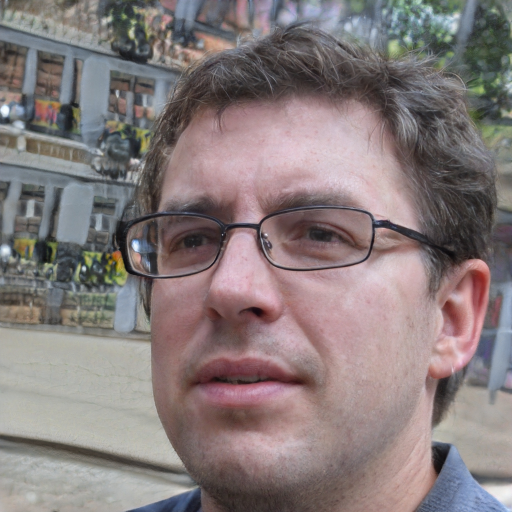
#> input picture Images/FakeFace2.jpg, 1024 x 1024 px (shown at 1/2 size); its folder holds 5 pictures in this run
$ python ScipyDelaunay.py
#> lines starting #> are read from the running program, lines starting #| are printed output that depends on the picture
### EdgeDetector.py
import matplotlib.pyplot as plt
from PIL import Image
import numpy as np
from scipy import signal
import os

# Code adapted from
# adeveloperdiary.com/data-science/computer-vision/applying-gaussian-smoothing-to-an-image-using-python-from-scratch/

def convolve(image, kernel, average=False, verbose=False):

    y = image

    image_row, image_col = y.shape
    kernel_row, kernel_col = kernel.shape

    output = np.zeros(y.shape)

    pad_height = int((kernel_row - 1) / 2)
    pad_width = int((kernel_col - 1) / 2)

    padded_image = np.zeros((image_row + (2 * pad_height), image_col + (2 * pad_width)))

    padded_image[pad_height:padded_image.shape[0] - pad_height, pad_width:padded_image.shape[1] - pad_width] = y

    for row in range(image_row):
        for col in range(image_col):
            output[row, col] = np.sum(kernel * padded_image[row:row + kernel_row, col:col + kernel_col])
            if average:
                output[row, col] /= kernel.shape[0] * kernel.shape[1]

    if verbose:
        plt.imshow(output, cmap='gray')
        plt.title("Output Image using {}X{} Kernel".format(kernel_row, kernel_col))
        plt.show()

    return output


def dnorm(x, mu, sd):
    return 1 / (np.sqrt(2 * np.pi) * sd) * np.e ** (-np.power((x - mu) / sd, 2) / 2)

def gaussian_kernel(size, sigma=1, verbose=False):
    kernel_1D = np.linspace(-(size // 2), size // 2, size)
    for i in range(size):
        kernel_1D[i] = dnorm(kernel_1D[i], 0, sigma)
    kernel_2D = np.outer(kernel_1D.T, kernel_1D.T)

    kernel_2D *= 1.0 / kernel_2D.max()

    return kernel_2D

def gaussian_blur(image, kernel_size, sigma=2, verbose=False, optimize=True):
    kernel = gaussian_kernel(kernel_size, sigma=sigma, verbose=verbose)
    if optimize:
        return signal.convolve2d(image, kernel)
    return convolve(image, kernel, average=True, verbose=verbose)

def gradient_magnitude_direction(image, verbose=False):
    # Using a scharr kernel
    scharr = np.array([
        [47, 162, 47],
        [0, 0, 0],
        [-47, -162, -47]
    ])

    x = convolve(image, scharr)
    y = convolve(image, scharr.T)

    magnitude = np.sqrt(np.square(x) + np.square(y))
    magnitude *= 255.0 / magnitude.max()

    direction = np.arctan2(x, y)
    direction = np.rad2deg(direction)
    direction += 180

    if verbose:
        plt.imshow(direction, cmap="gray")
        plt.show()

    return magnitude, direction

def non_max_suppression(gradient_magnitude, gradient_direction, verbose=False):
    image_row, image_col = gradient_magnitude.shape
    output = np.zeros(gradient_magnitude.shape)

    PI = 180

    for row in range(1, image_row - 1):
        for col in range(1, image_col - 1):
            direction = gradient_direction[row, col]

            if (0 <= direction < PI / 8) or (15 * PI / 8 <= direction <= 2 * PI):
                before_pixel = gradient_magnitude[row, col - 1]
                after_pixel = gradient_magnitude[row, col + 1]

            elif (PI / 8 <= direction < 3 * PI / 8) or (9 * PI / 8 <= direction < 11 * PI / 8):
                before_pixel = gradient_magnitude[row + 1, col - 1]
                after_pixel = gradient_magnitude[row - 1, col + 1]

            elif (3 * PI / 8 <= direction < 5 * PI / 8) or (11 * PI / 8 <= direction < 13 * PI / 8):
                before_pixel = gradient_magnitude[row - 1, col]
                after_pixel = gradient_magnitude[row + 1, col]

            else:
                before_pixel = gradient_magnitude[row - 1, col - 1]
                after_pixel = gradient_magnitude[row + 1, col + 1]

            if gradient_magnitude[row, col] >= before_pixel and gradient_magnitude[row, col] >= after_pixel:
                output[row, col] = gradient_magnitude[row, col]

    if verbose:
        plt.imshow(output, cmap='gray')
        plt.title("Non Max Suppression")
        plt.show()

    return output


def threshold(image, low, high, weak=100, verbose=False):
    output = np.zeros(image.shape)
    strong = 255

    strong_row, strong_col = np.where(image >= high)
    weak_row, weak_col = np.where((image <= high) & (image >= low))

    output[strong_row, strong_col] = strong
    output[weak_row, weak_col] = weak

    if verbose:
        plt.imshow(output, cmap='gray')
        plt.title("threshold")
        plt.show()

    return output


def hysteresis(image, weak=100, verbose=False):
    image_row, image_col = image.shape
    top_to_bottom = image.copy()

    for row in range(1, image_row):
        for col in range(1, image_col):
            if top_to_bottom[row, col] == weak:
                if top_to_bottom[row, col + 1] == 255 or top_to_bottom[row, col - 1] == 255 or top_to_bottom[
                    row - 1, col] == 255 or top_to_bottom[
                    row + 1, col] == 255 or top_to_bottom[
                    row - 1, col - 1] == 255 or top_to_bottom[row + 1, col - 1] == 255 or top_to_bottom[
                    row - 1, col + 1] == 255 or top_to_bottom[
                    row + 1, col + 1] == 255:
                    top_to_bottom[row, col] = 255
                else:
                    top_to_bottom[row, col] = 0

    bottom_to_top = image.copy()

    for row in range(image_row - 1, 0, -1):
        for col in range(image_col - 1, 0, -1):
            if bottom_to_top[row, col] == weak:
                if bottom_to_top[row, col + 1] == 255 or bottom_to_top[row, col - 1] == 255 or bottom_to_top[
                    row - 1, col] == 255 or bottom_to_top[
                    row + 1, col] == 255 or bottom_to_top[
                    row - 1, col - 1] == 255 or bottom_to_top[row + 1, col - 1] == 255 or bottom_to_top[
                    row - 1, col + 1] == 255 or bottom_to_top[
                    row + 1, col + 1] == 255:
                    bottom_to_top[row, col] = 255
                else:
                    bottom_to_top[row, col] = 0

    right_to_left = image.copy()

    for row in range(1, image_row):
        for col in range(image_col - 1, 0, -1):
            if right_to_left[row, col] == weak:
                if right_to_left[row, col + 1] == 255 or right_to_left[row, col - 1] == 255 or right_to_left[
                    row - 1, col] == 255 or right_to_left[
                    row + 1, col] == 255 or right_to_left[
                    row - 1, col - 1] == 255 or right_to_left[row + 1, col - 1] == 255 or right_to_left[
                    row - 1, col + 1] == 255 or right_to_left[
                    row + 1, col + 1] == 255:
                    right_to_left[row, col] = 255
                else:
                    right_to_left[row, col] = 0

    left_to_right = image.copy()

    for row in range(image_row - 1, 0, -1):
        for col in range(1, image_col):
            if left_to_right[row, col] == weak:
                if left_to_right[row, col + 1] == 255 or left_to_right[row, col - 1] == 255 or left_to_right[
                    row - 1, col] == 255 or left_to_right[
                    row + 1, col] == 255 or left_to_right[
                    row - 1, col - 1] == 255 or left_to_right[row + 1, col - 1] == 255 or left_to_right[
                    row - 1, col + 1] == 255 or left_to_right[
                    row + 1, col + 1] == 255:
                    left_to_right[row, col] = 255
                else:
                    left_to_right[row, col] = 0

    final_image = top_to_bottom + bottom_to_top + right_to_left + left_to_right

    final_image[final_image > 255] = 255

    if verbose:
        plt.imshow(final_image, cmap='gray')
        plt.title("Hysteresis")
        plt.show()

    return final_image

def canny(imagestr, verbose=False, megaVerbose=False,
          kernel_size=15, sigma=5,
          low=2, high=5,
          size=None, optimize=True): # size = (x, y)

    image = Image.open(imagestr)
    if size:
        image = image.resize(size)
    image = image.convert("L")

    y = np.asarray(image.getdata(), dtype=np.float64).reshape(image.size[1], image.size[0])

    blur = gaussian_blur(y, kernel_size=kernel_size, sigma=sigma, verbose=megaVerbose)
    mag, d = gradient_magnitude_direction(blur, verbose=megaVerbose)
    nms = non_max_suppression(mag, d, verbose=megaVerbose)
    thr = threshold(nms, low, high, verbose=megaVerbose)
    hys = hysteresis(thr, verbose=megaVerbose)

    im = Image.fromarray(np.asarray(hys, dtype=np.uint8), mode="L")

    # Crop away the padded edge
    amt = kernel_size // 2
    im = im.crop( (0 + amt, 0 + amt, im.size[0] - amt, im.size[1] - amt) )
    hys = hys[amt:-amt, amt:-amt]

    im.save("EdgeDetector.png", "PNG")
    image.close()
    im.close()

    if verbose:
        fig, axs = plt.subplots(2, 3)
        axs[0, 0].imshow(y, cmap="gray")
        axs[0, 0].set_title("0 Original")
        axs[0, 1].imshow(blur, cmap="gray")
        axs[0, 1].set_title("1 Blur")
        axs[0, 2].imshow(mag, cmap="gray")
        axs[0, 2].set_title("2 Mag")
        axs[1, 0].imshow(nms, cmap="gray")
        axs[1, 0].set_title("3 Non Max Sup")
        axs[1, 1].imshow(thr, cmap="gray")
        axs[1, 1].set_title("4 Threshold")
        axs[1, 2].imshow(hys, cmap="gray")
        axs[1, 2].set_title("5 Hysteresis")
        plt.show()

    return hys


# [5 lines that do not run on import are left out]

    # plt.imshow(a, cmap="gray")
    # plt.show()

### ScipyDelaunay.py
from scipy.spatial import Delaunay, Voronoi
import numpy as np
import random
from PIL import Image, ImageDraw
import os
import EdgeDetector as ed

def calculateCenter(simplex):
    """
    :param simplex: [(x, y), ...]
    :return: (x, y)
    """
    x = []
    y = []
    for point in simplex:
        x.append(point[0])
        y.append(point[1])

    x = sum(x) / len(x)
    y = sum(y) / len(y)

    return ((x, y))

def getSimplexPoints(ob):
    """
    Convert scipy.spatial.Delaunay or Voronoi vertices from indices to their actual points

    :param ob: A voronoi or delaunay object from scipy.spatial
    :return: [ [(x, y), (x, y), ...] , [(x, y), ...], ... ]
    """
    try:
        var = ob.regions # Voronoi
        pts = ob.vertices
    except:
        var = ob.simplices # Delaunay
        pts = ob.points

    sp = []
    for simplex in var:
        switch = 0
        p = []
        try:
            for point in simplex:
                if point != -1:
                    p.append(tuple(pts[point]))
                else:
                    switch = 1
                    break
            if switch == 0:
                sp.append(p)
        except:
            pass
            # Weird index error caused by extra regions? Lets just ignore it
    return sp

def edgeDetect(image, numpts):
    """
    Implementation of the canny edge detector

    :param image: A filename
    :param numpts: An int
    :return: A greyscale 2D numpy array representing an image
    """
    iname = os.path.join(os.path.dirname(__file__), "Images/" + image)
    canny = ed.canny(iname, low=2, high=5, sigma=5, kernel_size=15)
    p = []
    for ir, row in enumerate(canny):
        for ic, col in enumerate(row):
            if col > 200:
                p.append((ic, ir))

    return random.choices(p, k=numpts)

class DelaunayTriangulation:
    """
    Wrapper class for scipy.spatial to edit images
    """
    def __init__(self, refImg, numPoints, edgeDetection=False, pointsList = None):
#> called with refImg = 'FakeFace2.jpg', numPoints = 8000, edgeDetection = True
        self.refImg = Image.open(os.path.join(os.path.dirname(__file__), "Images/" + refImg))
#> self.refImg is the input picture: PIL image 1024x1024 RGB; mean R, G, B 134.5, 123.3, 123.5
        self.refImgStr = refImg
        self.w, self.h = self.refImg.size
#> self.w = 1024; self.h = 1024
        self.edgeDetect = edgeDetection
        self.numPoints = numPoints

        if pointsList is None:
            self.p = self._initPoints(numPoints)
#> after the loop in non_max_suppression, `for row in range(1, image_row - 1):`:
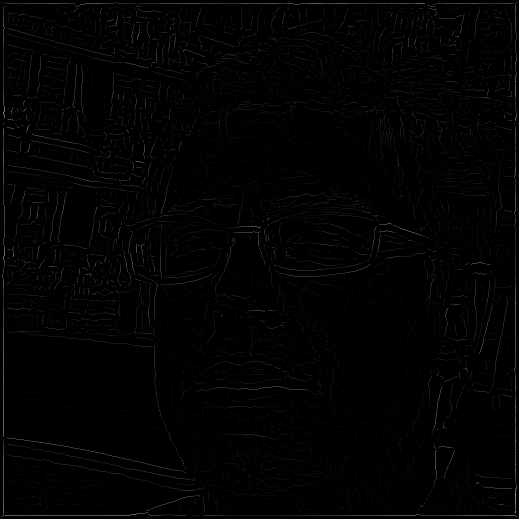
#> output: shape (1038, 1038) float64 (shown at 1/2 size); min 0, max 255, mean 2.5; drawn with min black and max white
#> in threshold, `weak_row, weak_col = np.where((image <= high) & (image >= low))`: weak_row = 9434 values from 16 to 1022; weak_col = 9434 values, max 1021 at index 1341, min 15 at index 2886, mean 449
#> after the loop in hysteresis, `for row in range(1, image_row):`:
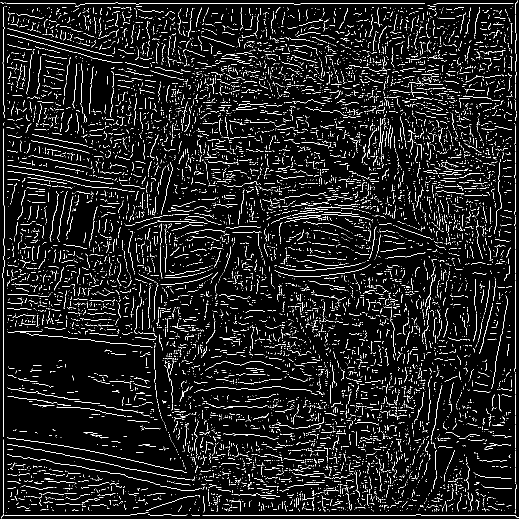
#> top_to_bottom: shape (1038, 1038) float64 (shown at 1/2 size); 7.1% white in thin lines or dots
#> after the loop in hysteresis, `for row in range(image_row - 1, 0, -1):`: bottom_to_top: shape (1038, 1038) float64; 7.1% white in thin lines or dots
#> after the loop in hysteresis, `for row in range(1, image_row):`:
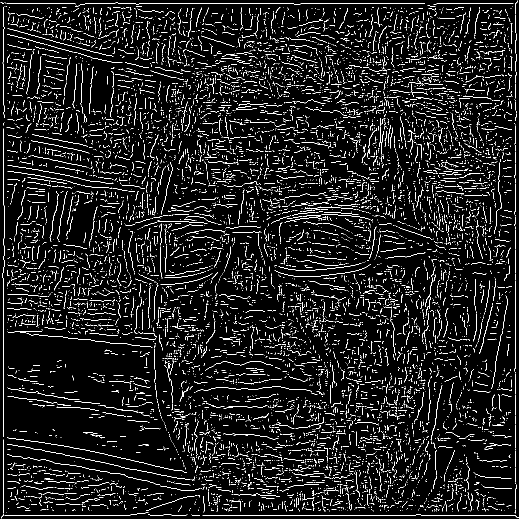
#> right_to_left: shape (1038, 1038) float64 (shown at 1/2 size); 7.1% white in thin lines or dots
#> after the loop in hysteresis, `for row in range(image_row - 1, 0, -1):`:
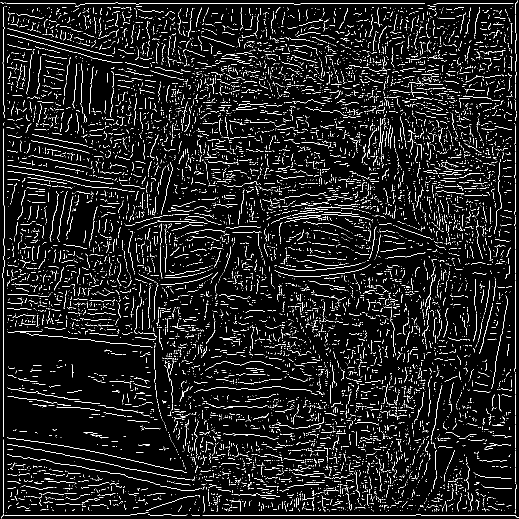
#> left_to_right: shape (1038, 1038) float64 (shown at 1/2 size); 7.1% white in thin lines or dots
#> in hysteresis, `final_image[final_image > 255] = 255`: final_image: shape (1038, 1038) float64; 7.2% white in thin lines or dots
#> in canny, `im = Image.fromarray(np.asarray(hys, dtype=np.uint8), mode="L")`: im: PIL image 1038x1038 L; 7.2% white in thin lines or dots
#> in canny, `im = im.crop( (0 + amt, 0 + amt, im.size[0] - amt, im.size[1] - amt) )`:
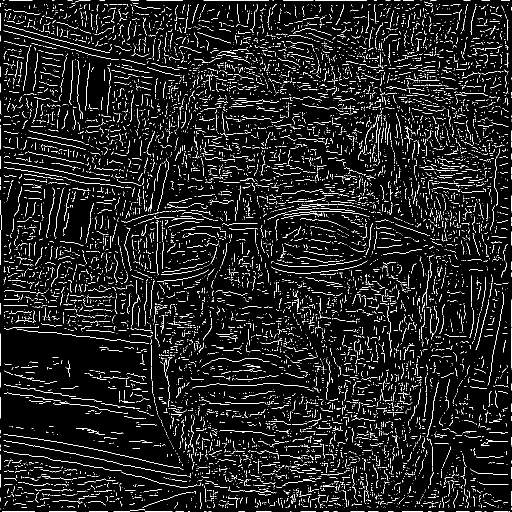
#> im: PIL image 1024x1024 L (shown at 1/2 size); 7.2% white in thin lines or dots
#> in canny, `hys = hys[amt:-amt, amt:-amt]`: hys: shape (1024, 1024) float64; 7.2% white in thin lines or dots
#> after the loop in edgeDetect, `for ir, row in enumerate(canny):`: p = 75508 items
#> self.p = 8000 pairs, first value 0 to 1023, second value 0 to 1023
        else:
            self.p = pointsList

        self.tri = Delaunay(self.p)
        self.simplexPoints = getSimplexPoints(self.tri)
#> self.simplexPoints = 14899 items

    def __exit__(self, exc_type, exc_val, exc_tb): # How do python destructors work again?
        self.refImg.close()

    def calculateImage(self):
        with Image.new("RGB", self.refImg.size, (30,0,0)) as newImg:
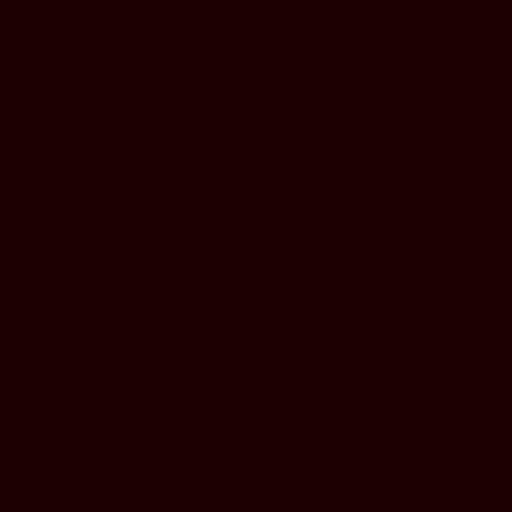
#> newImg: PIL image 1024x1024 RGB (shown at 1/2 size); mean R, G, B 30, 0, 0
            draw = ImageDraw.Draw(newImg)
            self._drawPolygons(self.simplexPoints, draw)
#> the loop in _drawPolygons, `for simplex in points:` made 14899 passes
#> (simplex, x in calculateCenter, y in calculateCenter, color) on passes 1 to 3: ([(0, 318), (0, 290), (9, 314)], 3, 307.3, (155, 155, 155)), ([(26, 326), (15, 336), (9, 314)], 16.67, 325.3, (139, 144, 147)), ([(15, 336), (0, 328), (9, 314)], 8, 326, (95, 103, 106))
            newImg.save("Output.bmp", "BMP")
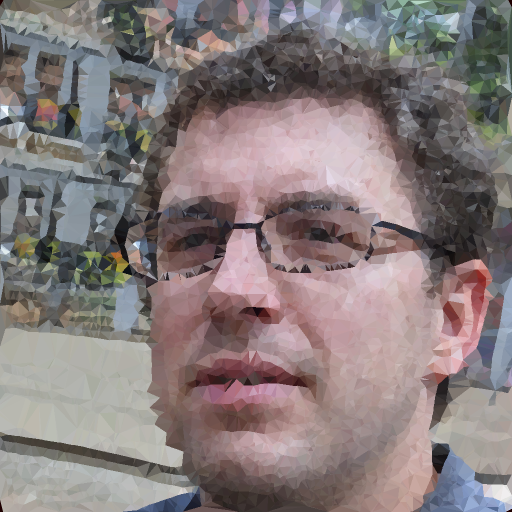
#> saved as Output.bmp: PIL image 1024x1024 RGB (shown at 1/2 size); mean R, G, B 134.6, 123.4, 123.6

    def _drawPolygons(self, points, draw):
        """
        Uses PIL (Pillow) to draw an image to a draw object

        :param points: [ [(x, y), (x, y), ...] , [(x, y), ...], ... ]
        :param draw: PIL ImageDraw object
        """
        for simplex in points:
            centerPixel = calculateCenter(simplex)
            try:
                color = self.refImg.getpixel(centerPixel)
            except IndexError:
                color = (255,255,255)

            # color = (random.randint(0, 255), random.randint(0, 255), random.randint(0, 255))
            try:
                draw.polygon(simplex, fill=color, outline=color)
            except TypeError:
                draw.polygon(simplex, fill=color[0], outline=color)

    def _initPoints(self, num):

        if self.edgeDetect:
            return edgeDetect(self.refImgStr, self.numPoints)
        else:
            p = np.array([[0, 0], [0, self.h], [self.w, 0], [self.w, self.h]])  # Includes 4 corners
            for i in range(num):  # Randomize the points on a plane
                x = random.choice(range(0, self.w, 5))
                y = random.choice(range(0, self.h, 5))
                p = np.vstack([p, [x, y]])
            return p

class VoronoiDiagram:
    # [14 lines left out: function __init__, not called in this run]

    def __exit__(self, exc_type, exc_val, exc_tb): # How do python destructors work again?
        self.refImg.close()

    # [32 lines left out: functions calculateImage, _drawPolygons, _initPoints, not called in this run]


a = DelaunayTriangulation("FakeFace2.jpg", 8000, True)
a.calculateImage()

# [7 lines of commented-out code are left out]
